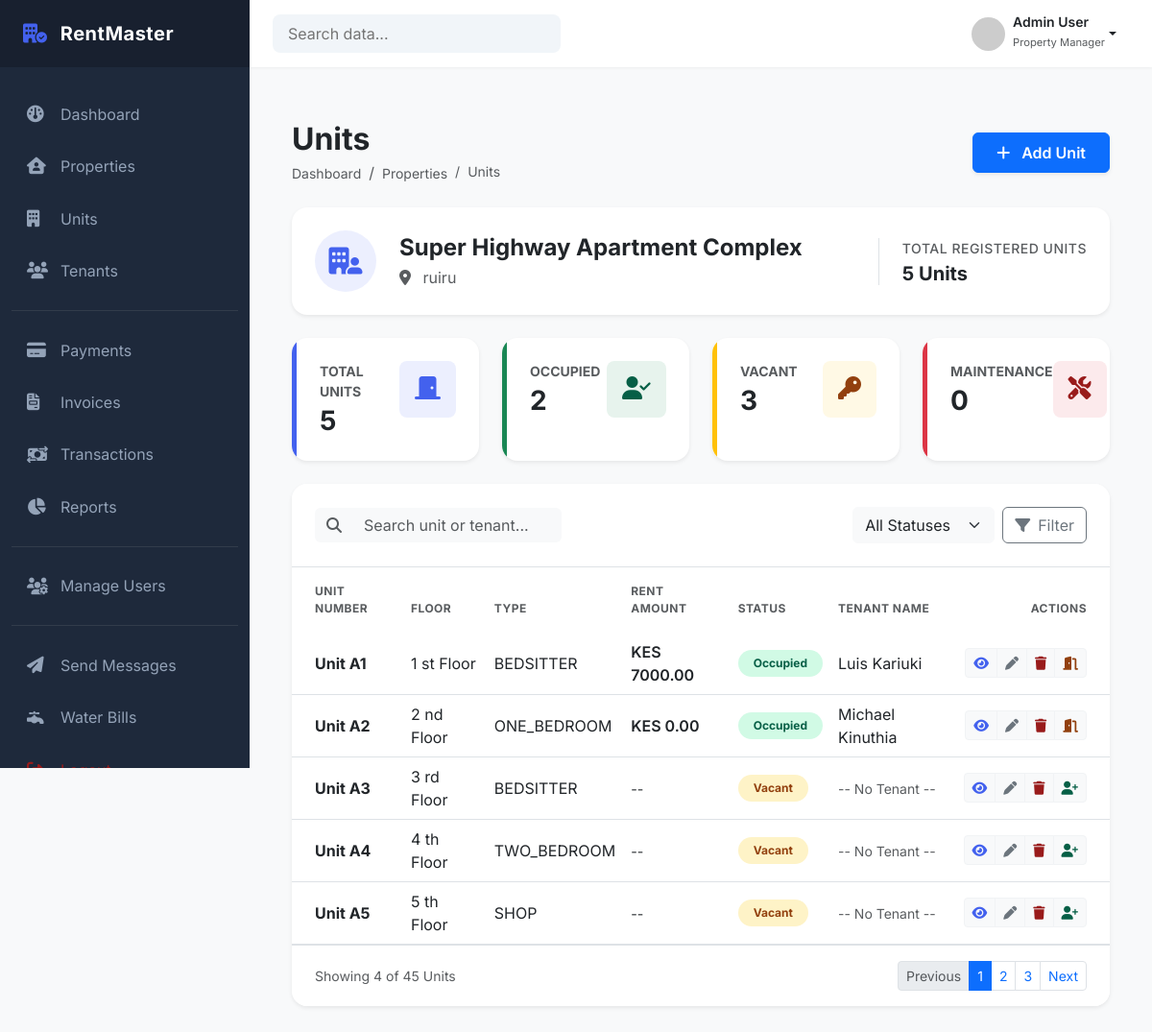
/properties/properties/3/units/ (signed in), run on an earlier commit of the app's database.
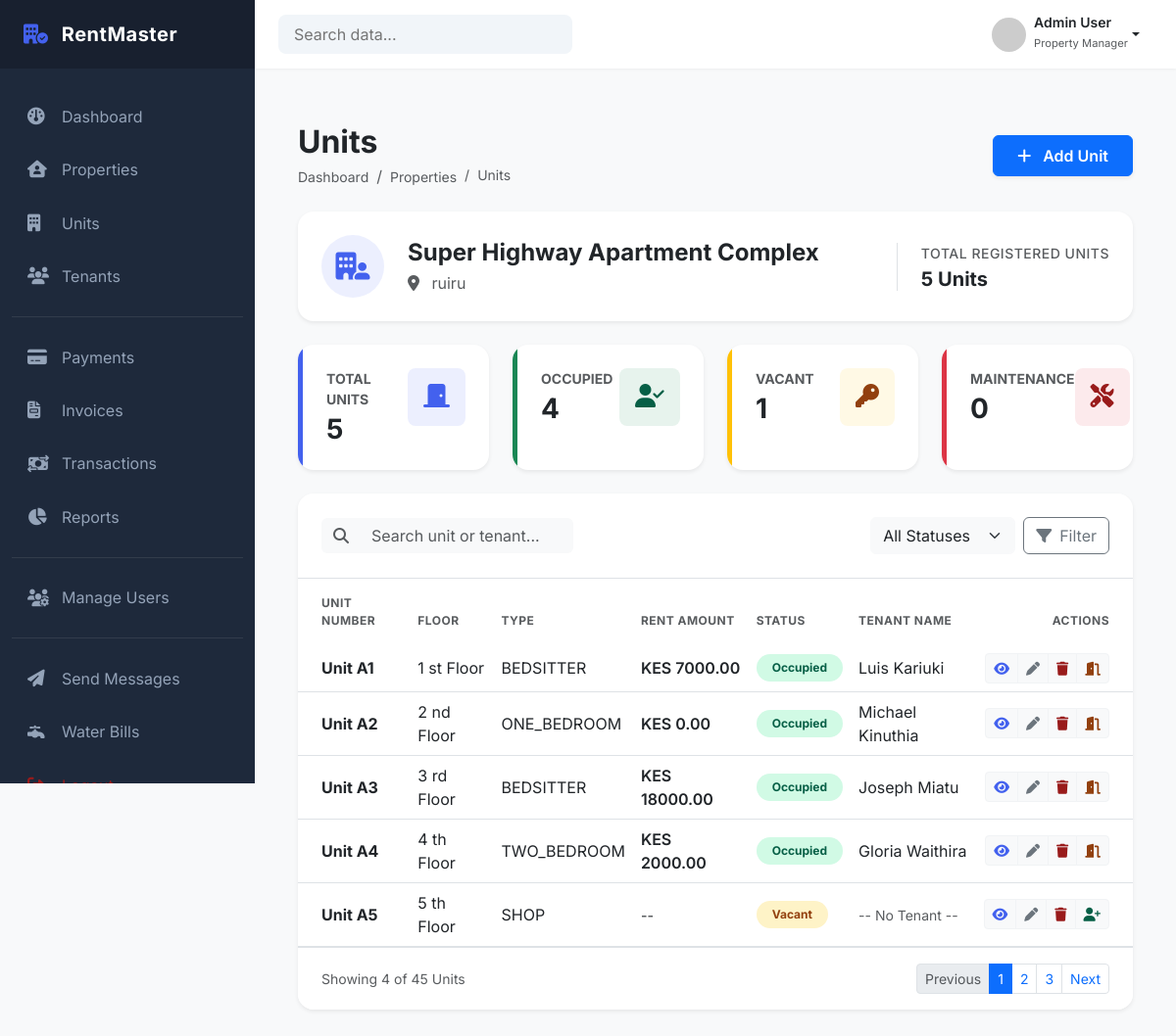
And on a later commit of the database.
### properties/models.py (models this page shows, shortened)
class Property(models.Model):
    landlord = models.ForeignKey(
        settings.AUTH_USER_MODEL,
        on_delete=models.PROTECT,
        related_name="properties",
        limit_choices_to={"role": "LANDLORD"}
    )
    name = models.CharField(max_length=150)
    description = models.TextField(blank=True)
    address_line_1 = models.CharField(max_length=250)
    address_line_2 = models.CharField(max_length=255, blank=True)
    city = models.CharField(max_length=100)
    county = models.CharField(max_length=100, blank=True)
    postal_code = models.CharField(max_length=20, blank=True)
    is_active = models.BooleanField(default=True)
    created_at = models.DateTimeField(auto_now_add=True)
    updated_at = models.DateTimeField(auto_now=True)
    class Meta:
        constraints = [
            UniqueConstraint(
                fields=["landlord", "name"],
                name="unique_property_name_per_landlord"
            )
        ]
        ordering = ["-created_at"]

class Unit(models.Model):
    property = models.ForeignKey(
        Property,
        on_delete=models.PROTECT,
        related_name="units"
    )
    unit_number = models.CharField(max_length=20)
    unit_type = models.CharField(
        max_length=50,
        choices=UnitType.choices
    )
    status = models.CharField(
        max_length=50,
        choices=UnitStatus.choices,
        default=UnitStatus.VACANT
    )
    floor = models.CharField(max_length=20, blank=True)
    is_active = models.BooleanField(default=True)
    created_at = models.DateTimeField(auto_now_add=True)
    class Meta:
        constraints = [
            UniqueConstraint(
                fields=["property", "unit_number"],
                name="unique_unit_number_per_property"
            )
        ]
        ordering = ["unit_number"]

### tenants/models.py (models this page shows, shortened)
class Tenancy(models.Model):
    tenant = models.ForeignKey(
        "Tenant",
        on_delete=models.PROTECT,
        related_name="tenancies"
    )
    unit = models.ForeignKey(
        Unit,
        on_delete=models.PROTECT,
        related_name="tenancies"
    )
    start_date = models.DateField() # when tenancy officially begins
    end_date = models.DateField(null=True, blank=True) # when tenancy ends
    rent_amount = models.DecimalField(max_digits=12, decimal_places=2)
    status = models.CharField(
        max_length=20,
        choices=TenancyStatus.choices,
        default=TenancyStatus.ACTIVE
    )
    created_by = models.ForeignKey(
        settings.AUTH_USER_MODEL,
        on_delete=models.PROTECT,
        related_name="created_tenancies"
    )
    created_at = models.DateTimeField(auto_now_add=True)
    updated_at = models.DateTimeField(auto_now=True)
    class Meta:
        ordering = ["-start_date"]
        constraints = [
            models.UniqueConstraint(
                fields=["unit"],
                condition=Q(status="ACTIVE"),
                name="unique_active_tenancy_per_unit"
            ),
            models.UniqueConstraint(
                fields=["tenant"],
                condition=Q(status="ACTIVE"),
                name="unique_active_tenancy_per_tenant"
            )
        ]

class Tenant(models.Model):
    first_name = models.CharField(max_length=100)
    last_name = models.CharField(max_length=100)
    landlord = models.ForeignKey(
        settings.AUTH_USER_MODEL,
        on_delete=models.PROTECT,
        limit_choices_to={"role": "LANDLORD"},
        related_name="tenants"
    )
    phone_number = models.CharField(max_length=20)
    email = models.EmailField(blank=True)
    id_number = models.CharField(max_length=50)
    date_of_birth = models.DateField(null=True, blank=True)
    is_active = models.BooleanField(default=True)
    created_at = models.DateTimeField(auto_now_add=True)
    created_by = models.ForeignKey(
        settings.AUTH_USER_MODEL,
        on_delete=models.PROTECT
    )
    class Meta:
        constraints = [
            UniqueConstraint(
                fields=["id_number", "landlord"],
                name="unique_id_per_landlord"
            )
        ]

### properties/views.py (the view)
# urls.py: path('properties/<int:property_id>/units/', views.property_units, name='property_units'),
@login_required
def property_units(request, property_id):
    property, units = get_property_with_units(request.user, property_id)
    if not property:
        return render('property_list') # safety fallback
    stats = get_units_stats(units)
    context = {
        'property': property,
        'units': units,
        'stats': stats,
    }
    return render(request, 'properties/property_units.html', context)

### templates/properties/property_units.html (shortened to what this page needs)
{% extends 'dashboard/base_dashboard.html' %}
{% load static %}
{% block extra_css %}
<link rel="stylesheet" href="{% static 'properties/css/property_units.css' %}">
{% endblock %}
{% block content %}
<div class="container-fluid py-4">
  <div
    class="d-flex flex-column flex-md-row justify-content-between align-items-md-center mb-4"
  >
    <div class="mb-3 mb-md-0">
      <h2 class="fw-bold text-dark mb-1">Units</h2>
      <nav aria-label="breadcrumb">
        <ol class="breadcrumb mb-0">
          <li class="breadcrumb-item">
            <a href="#" class="text-decoration-none text-muted small"
              >Dashboard</a
            >
          </li>
          <li class="breadcrumb-item">
            <a href="#" class="text-decoration-none text-muted small"
              >Properties</a
            >
          </li>
          <li class="breadcrumb-item active small" aria-current="page">
            Units
          </li>
        </ol>
      </nav>
    </div>
    <div>
      <button class="btn btn-primary px-4 py-2 shadow-sm fw-semibold">
        <i class="fa-solid fa-plus me-2"></i> Add Unit
      </button>
    </div>
  </div>
  <div class="card border-0 shadow-sm rounded-4 mb-4 bg-white">
    <div class="card-body p-4">
      <div class="row align-items-center">
        <div class="col-md-auto mb-3 mb-md-0 text-center">
          <div
            class="bg-primary bg-opacity-10 text-primary rounded-circle d-flex align-items-center justify-content-center mx-auto"
            style="width: 64px; height: 64px"
          >
            <i class="fa-solid fa-building-user fs-3"></i>
          </div>
        </div>
        <div class="col-md text-center text-md-start">
          <h4 class="fw-bold mb-1">{{ property.name }}</h4>
          <p class="text-muted mb-0">
            <i class="fa-solid fa-location-dot me-2"></i> {{ property.address_line_1 }}
          </p>
        </div>
        <div class="col-md-auto mt-3 mt-md-0 border-start ps-md-4">
          <p class="text-muted small fw-medium mb-1 uppercase">
            Total Registered Units
          </p>
          <h5 class="fw-bold mb-0 text-dark">{{ stats.total }} Units</h5>
        </div>
      </div>
    </div>
  </div>
  <div class="row row-cols-1 row-cols-md-2 row-cols-lg-4 g-4 mb-4">
    <div class="col">
      <div
        class="card border-0 shadow-sm h-100 rounded-4 stat-card overflow-hidden"
      >
        <div class="card-body p-4 border-start border-primary border-5">
          <div class="d-flex justify-content-between align-items-start">
            <div>
              <p class="text-muted small fw-bold text-uppercase mb-1">
                Total Units
              </p>
              <h3 class="fw-bold mb-0">{{ stats.total }}</h3>
            </div>
            <div class="bg-primary bg-opacity-10 text-primary p-3 rounded-3">
              <i class="fa-solid fa-door-closed fs-4"></i>
            </div>
          </div>
        </div>
      </div>
    </div>
    <div class="col">
      <div
        class="card border-0 shadow-sm h-100 rounded-4 stat-card overflow-hidden"
      >
        <div class="card-body p-4 border-start border-success border-5">
          <div class="d-flex justify-content-between align-items-start">
            <div>
              <p class="text-muted small fw-bold text-uppercase mb-1">
                Occupied
              </p>
              <h3 class="fw-bold mb-0">{{ stats.occupied }}</h3>
            </div>
            <div class="bg-success bg-opacity-10 text-success p-3 rounded-3">
              <i class="fa-solid fa-user-check fs-4"></i>
            </div>
          </div>
        </div>
      </div>
    </div>
    <div class="col">
      <div
        class="card border-0 shadow-sm h-100 rounded-4 stat-card overflow-hidden"
      >
        <div class="card-body p-4 border-start border-warning border-5">
          <div class="d-flex justify-content-between align-items-start">
            <div>
              <p class="text-muted small fw-bold text-uppercase mb-1">Vacant</p>
              <h3 class="fw-bold mb-0">{{ stats.vacant }}</h3>
            </div>
            <div class="bg-warning bg-opacity-10 text-warning p-3 rounded-3">
              <i class="fa-solid fa-key fs-4"></i>
            </div>
          </div>
        </div>
      </div>
    </div>
    <div class="col">
      <div
        class="card border-0 shadow-sm h-100 rounded-4 stat-card overflow-hidden"
      >
        <div class="card-body p-4 border-start border-danger border-5">
          <div class="d-flex justify-content-between align-items-start">
            <div>
              <p class="text-muted small fw-bold text-uppercase mb-1">
                Maintenance
              </p>
              <h3 class="fw-bold mb-0">{{ stats.maintenance }}</h3>
            </div>
            <div class="bg-danger bg-opacity-10 text-danger p-3 rounded-3">
              <i class="fa-solid fa-screwdriver-wrench fs-4"></i>
            </div>
          </div>
        </div>
      </div>
    </div>
  </div>
  <div class="card border-0 shadow-sm rounded-4 overflow-hidden">
    <div class="card-header bg-white py-4 px-4 border-bottom">
      <div class="row g-3 justify-content-between align-items-center">
        <div class="col-12 col-md-4">
          <div class="input-group">
            <span class="input-group-text bg-light border-0"
              ><i class="fa-solid fa-magnifying-glass text-muted"></i
            ></span>
            <input
              type="text"
              class="form-control bg-light border-0 shadow-none"
              placeholder="Search unit or tenant..."
            />
          </div>
        </div>
        <div class="col-12 col-md-auto d-flex gap-2">
          <select class="form-select border-light bg-light shadow-none">
            <option selected>All Statuses</option>
          </select>
          <button
            class="btn btn-outline-secondary shadow-none d-flex align-items-center"
          >
            <i class="fa-solid fa-filter me-2"></i> Filter
          </button>
        </div>
      </div>
    </div>
    <div class="table-responsive">
      <table class="table table-hover align-middle mb-0">
        <thead class="bg-light">
          <tr>
            <th
              class="ps-4 py-3 border-0 text-muted small text-uppercase fw-bold"
            >
              Unit Number
            </th>
            <th class="py-3 border-0 text-muted small text-uppercase fw-bold">
              Floor
            </th>
            <th class="py-3 border-0 text-muted small text-uppercase fw-bold">
              Type
            </th>
            <th class="py-3 border-0 text-muted small text-uppercase fw-bold">
              Rent Amount
            </th>
            <th class="py-3 border-0 text-muted small text-uppercase fw-bold">
              Status
            </th>
            <th class="py-3 border-0 text-muted small text-uppercase fw-bold">
              Tenant Name
            </th>
            <th
              class="pe-4 py-3 border-0 text-muted small text-uppercase fw-bold text-end"
            >
              Actions
            </th>
          </tr>
        </thead>
        <tbody>
            {% for unit in units %}
            <tr>
                <td class="ps-4 fw-bold text-dark">
                Unit {{ unit.unit_number }}
                </td>
                <td>
                {{ unit.floor }}
                    {% if unit.floor == '1' %}
                        st
                    {% elif unit.floor == '2' %}
                        nd
                    {% elif unit.floor == '3' %}
                        rd
                    {% else %}
                        th
                    {% endif %}
                 Floor
                </td>
                <td>
                {{ unit.unit_type }}
                </td>
                <td>
                <span class="fw-semibold">
                    {% if unit.active_tenancy %}
                        KES {{ unit.active_tenancy.rent_amount }}
                    {% else %}
                        <span class="text-muted small">--</span>
                    {% endif %}
                </span>
                </td>
                <td>
                {% if unit.status == "OCCUPIED" %}
                    <span class="badge rounded-pill bg-success-subtle text-success px-3 py-2">
                    Occupied
                    </span>
                {% elif unit.status == "VACANT" %}
                    <span class="badge rounded-pill bg-warning-subtle text-warning px-3 py-2">
                    Vacant
                    </span>
                {% else %}
                    <span class="badge rounded-pill bg-danger-subtle text-danger px-3 py-2">
                    Maintenance
                    </span>
                {% endif %}
                </td>
                <td>
                {% if unit.active_tenancy %}
                    {{ unit.active_tenancy.tenant.first_name }} {{ unit.active_tenancy.tenant.last_name }}
                {% else %}
                    <span class="text-muted small">-- No Tenant --</span>
                {% endif %}
                </td>
                <td class="pe-4 text-end">
                    <div class="btn-group" role="group">
                        <a href="#" class="btn btn-sm btn-light text-primary" title="View">
                            <i class="fa-solid fa-eye"></i>
                        </a>
                        <a href="#" class="btn btn-sm btn-light text-secondary" title="Edit">
                            <i class="fa-solid fa-pen"></i>
                        </a>
                        <a href="{% url 'delete_unit' unit.id %}" class="btn btn-sm btn-light text-danger" title="Delete">
                            <i class="fa-solid fa-trash"></i>
                        </a>
                        {% if unit.status == "VACANT" or unit.status == "MAINTENANCE" %}
                        <a href="{% url 'assign_tenant' unit.id %}" class="btn btn-sm btn-light text-success" title="Assign Tenant">
                            <i class="fa-solid fa-user-plus"></i>
                        </a>
                        {% endif %}
                        {% if unit.status == "OCCUPIED" %}
                        <a href="{% url 'vacate_unit' unit.id %}" class="btn btn-sm btn-light text-warning" title="Vacate">
                            <i class="fa-solid fa-door-open"></i>
                        </a>
                        {% endif %}
                    </div>
                </td>
            </tr>
            {% empty %}
            <tr>
                <td colspan="6" class="text-center text-muted py-4">
                No units found for this property.
                </td>
            </tr>
            {% endfor %}
            </tbody>
      </table>
    </div>
    <div class="card-footer bg-white border-0 py-3 px-4 border-top">
      <div
        class="d-flex flex-column flex-md-row justify-content-between align-items-center gap-3"
      >
        <span class="text-muted small">Showing 4 of 45 Units</span>
        <ul class="pagination pagination-sm mb-0">
          <li class="page-item disabled">
            <a class="page-link shadow-none" href="#">Previous</a>
          </li>
          <li class="page-item active">
            <a class="page-link shadow-none" href="#">1</a>
          </li>
          <li class="page-item">
            <a class="page-link shadow-none" href="#">2</a>
          </li>
          <li class="page-item">
            <a class="page-link shadow-none" href="#">3</a>
          </li>
          <li class="page-item">
            <a class="page-link shadow-none" href="#">Next</a>
          </li>
        </ul>
      </div>
    </div>
  </div>
</div>
{% endblock %}

What changed in the data, as far as the page shows it:
changed Unit: active_tenancy.rent_amount (not shown) → "18000.00"; active_tenancy.tenant.first_name (not shown) → "Joseph"; active_tenancy.tenant.last_name (not shown) → "Miatu"; text "-- -- No Tenant --" → "KES"; status "Vacant" → "Occupied"
changed Unit "TWO_BEDROOM": active_tenancy.rent_amount (not shown) → "2000.00"; active_tenancy.tenant.first_name (not shown) → "Gloria"; active_tenancy.tenant.last_name (not shown) → "Waithira"; text "-- -- No Tenant --" → "KES"; status "Vacant" → "Occupied"
Also different on the page:
{{ stats.occupied }}: "2" → "4"
{{ stats.vacant }}: "3" → "1"
